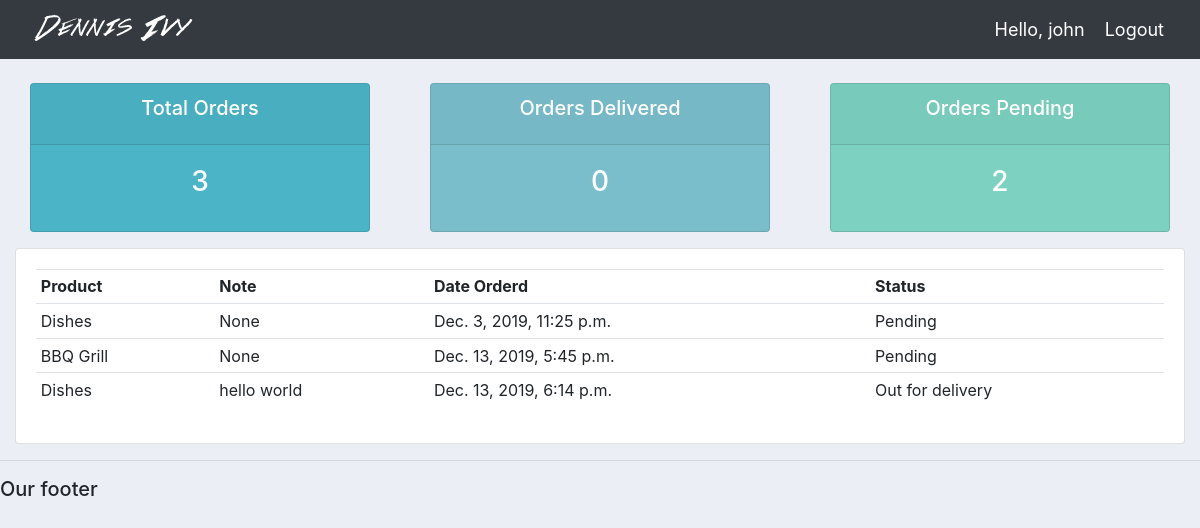
Screenshot of /user/ (signed in) with the database file from the repository.
### accounts/models.py (models this page shows)
class Order(models.Model):
	STATUS = (
			('Pending', 'Pending'),
			('Out for delivery', 'Out for delivery'),
			('Delivered', 'Delivered'),
			)
	customer = models.ForeignKey(Customer, null=True, on_delete= models.SET_NULL)
	product = models.ForeignKey(Product, null=True, on_delete= models.SET_NULL)
	date_created = models.DateTimeField(auto_now_add=True, null=True)
	status = models.CharField(max_length=200, null=True, choices=STATUS)
	note = models.CharField(max_length=1000, null=True)
	def __str__(self):
		return self.product.name

class Product(models.Model):
	CATEGORY = (
			('Indoor', 'Indoor'),
			('Out Door', 'Out Door'),
			)
	name = models.CharField(max_length=200, null=True)
	price = models.FloatField(null=True)
	category = models.CharField(max_length=200, null=True, choices=CATEGORY)
	description = models.CharField(max_length=200, null=True, blank=True)
	date_created = models.DateTimeField(auto_now_add=True, null=True)
	tags = models.ManyToManyField(Tag)
	def __str__(self):
		return self.name

### accounts/decorators.py (the view)
		def wrapper_func(request, *args, **kwargs):
			group = None
			if request.user.groups.exists():
				group = request.user.groups.all()[0].name
			if group in allowed_roles:
				return view_func(request, *args, **kwargs)
			else:
				return HttpResponse('You are not authorized to view this page')

### accounts/views.py (called while the page is built)
@login_required(login_url='login')
@allowed_users(allowed_roles=['customer'])
def userPage(request):
	orders = request.user.customer.order_set.all() #as signup bata user create hunda nai 'user' vanni attribute customer ko name sanga associate vayesakcha and particular tyo customer ko k k  order details cha tyo matrai detail usko afno profile ma display garauna yesto gareko ho.
	total_orders = orders.count()
	delivered = orders.filter(status='Delivered').count()
	pending = orders.filter(status='Pending').count()
	print('ORDERS:', orders)
	context = {'orders':orders, 'total_orders':total_orders,
	'delivered':delivered,'pending':pending}
	return render(request, 'accounts/user.html', context)

### accounts/templates/accounts/user.html
{%  extends 'accounts/main.html' %}
{% block content %}
{%  include 'accounts/status.html' %}
<div class="row">
	<div class="col-md">
		<div class="card card-body">
			<table class="table table-sm">
				<tr>
					<th>Product</th>
					<th>Note</th>
					<th>Date Orderd</th>
					<th>Status</th>
				</tr>
				{% for order in orders %}
				<tr>
					<td>{{order.product}}</td>
					<td>{{order.note}}</td>
					<td>{{order.date_created}}</td>
					<td>{{order.status}}</td>
				</tr>
				{% endfor %}
			</table>
		</div>
	</div>
</div>
{% endblock content %}

### accounts/templates/accounts/navbar.html (shortened to what this page needs)
{% load static %}
<nav class="navbar navbar-expand-lg navbar-dark bg-dark">
 <img src="{% static 'images/logo.png' %}">
  <span class="hello-msg">Hello, {{request.user}}</span>
  <span ><a  class="hello-msg" href="{% url 'logout' %}">Logout</a></span>
</nav>

### accounts/templates/accounts/status.html
<br>
<div class="row">
	<div class="col">
		<div class="col-md">
			<div class="card text-center text-white  mb-3" id="total-orders">
			  	<div class="card-header">
			  		<h5 class="card-title">Total Orders</h5>
			  	</div>
			  	<div class="card-body">
			    	<h3 class="card-title">{{total_orders}}</h3>
			  	</div>
			</div>
		</div>
	</div>
	<div class="col">
		<div class="col-md">
			<div class="card text-center text-white  mb-3" id="orders-delivered">
			  	<div class="card-header">
			  		<h5 class="card-title">Orders Delivered</h5>
			  	</div>
			  	<div class="card-body">
			    	<h3 class="card-title">{{delivered}}</h3>
			  	</div>
			</div>
		</div>
	</div>
	<div class="col">
		<div class="col-md">
			<div class="card text-center text-white  mb-3" id="orders-pending">
			  	<div class="card-header">
			  		<h5 class="card-title">Orders Pending</h5>
			  	</div>
			  	<div class="card-body">
			    	<h3 class="card-title">{{pending}}</h3>
			  	</div>
			</div>
		</div>
	</div>
</div>

### static/css/main.css (style rules this page uses)
body { background-color: #ebeff5; }
#total-orders { background-color: #4cb4c7; }
#orders-delivered { background-color: #7abecc; }
#orders-pending { background-color: #7CD1C0; }

### accounts/templates/accounts/navbar.html (style rules this page uses)
.hello-msg { font-size: 18px; color: #fff; margin-right: 20px; }

### rows the page displays
Order: product "Dishes", note "None", date_created "Dec. 3, 2019, 11:25 p.m.", status "Pending"
Order: product "BBQ Grill", note "None", date_created "Dec. 13, 2019, 5:45 p.m.", status "Pending"
Order: product "Dishes", note "hello world", date_created "Dec. 13, 2019, 6:14 p.m.", status "Out for delivery"

### other values shown
{{ request.user }} "john"
{{ total_orders }} "3"
{{ delivered }} "0"
{{ pending }} "2"
